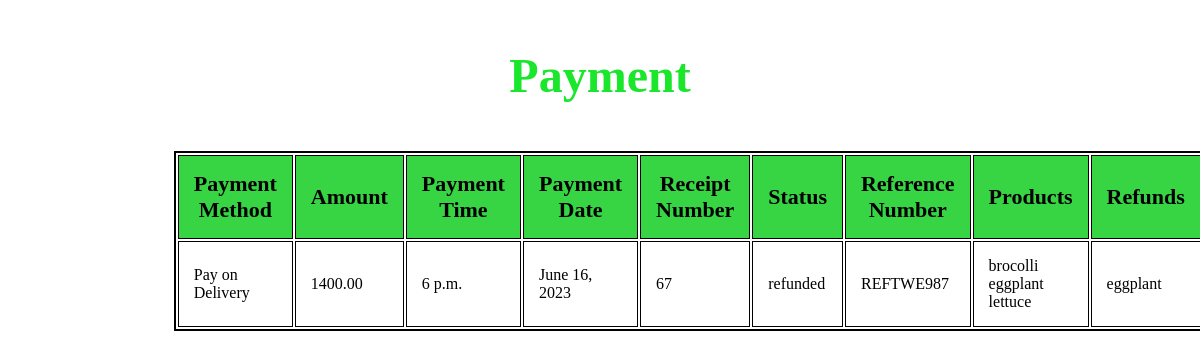
The page /payment/payment/3/ on the database its author committed.
### payment/models.py (models this page shows, shortened)
class Payment(models.Model):
    payment_choices = (
        ('M-pesa', 'M-Pesa'),
        ('Pay on Delivery', 'Pay on Delivery'),
    )
    payment_method = models.CharField(max_length=64, choices=payment_choices)
    amount = models.DecimalField(max_digits=6, decimal_places=2)
    payment_time = models.TimeField()
    payment_date = models.DateField()
    receipt_number = models.CharField(max_length=32)
    status = models.CharField(max_length=15)
    reference_number = models.CharField(max_length=32)
    products= models.CharField(max_length=64)
    refunds = models.CharField(max_length=500)

### payment/views.py (the view)
# urls.py: path("payment/<int:id>/", payment_details, name="payment_details_view"),
def payment_details(request, id):
    payment = Payment.objects.get(id=id)
    return render(request, "payment/payment_details.html", {"payment": payment})

### template/payment/payment_details.html (shortened to what this page needs)
<!DOCTYPE html>
<html lang="en">
<head>
    {%load static%}
    <link rel="stylesheet" href="{% static 'css/products_detail.css' %}">
</head>
<body>
    <h3>Payment</h3>
    <table class="table">
        <th>Payment Method</th>
        <th>Amount</th>
        <th>Payment Time</th>
        <th class="detail">Payment Date</th>
        <th>Receipt Number</th>
        <th>Status</th>
        <th>Reference Number</th>
        <th>Products</th>
        <th>Refunds</th>
        <tr>
            <td>{{payment.payment_method}}</td>
            <td>{{payment.amount}}</td>
            <td>{{payment.payment_time}}</td>
            <td>{{payment.payment_date}}</td>
            <td>{{payment.receipt_number}}</td>
            <td>{{payment.status}}</td>
            <td>{{payment.reference_number}}</td>
            <td>{{payment.products}}</td>
            <td>{{payment.refunds}}</td>
        </tr>
    </table>
</body>
</html>

### inventory/static/css/products_detail.css (style rules this page uses)
h3 { color: rgb(26, 230, 43); font-size: 3em; text-align: center; }
th , td { border: 1px ; border: solid 1px; }
table { width: 70%; }
td { height: 50px; }
th,td { padding: 15px; text-align: left; }
th { background-color: rgb(55, 212, 68); text-align: center; font-size: 22px; }
.table { border: solid 2px; margin-left: 14%; }
.detail { width: 600px; }

### rows shown on the page
Payment: payment_method "Pay on Delivery", amount "1400.00", payment_time "6 p.m.", payment_date "June 16, 2023", receipt_number "67", status "refunded", reference_number "REFTWE987", products "brocolli eggplant lettuce", refunds "eggplant"
